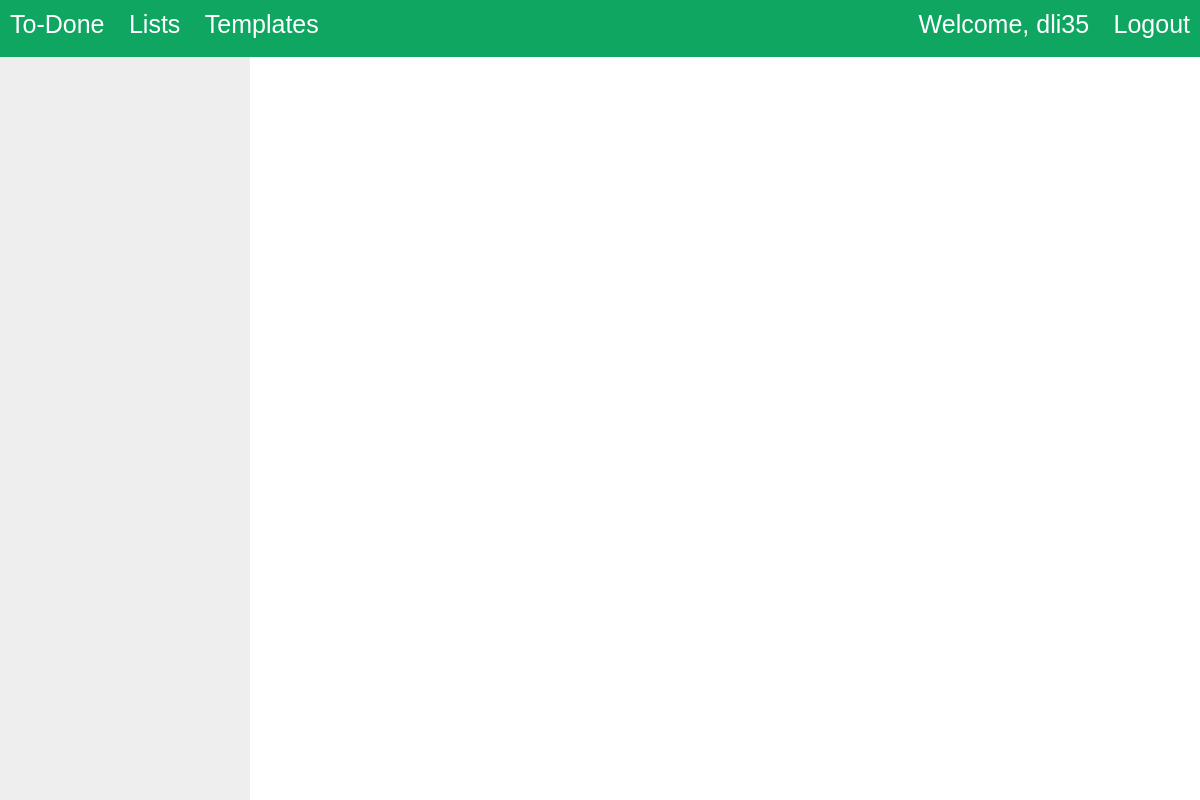
The page /templates/2 (signed in) on the database as committed earlier.
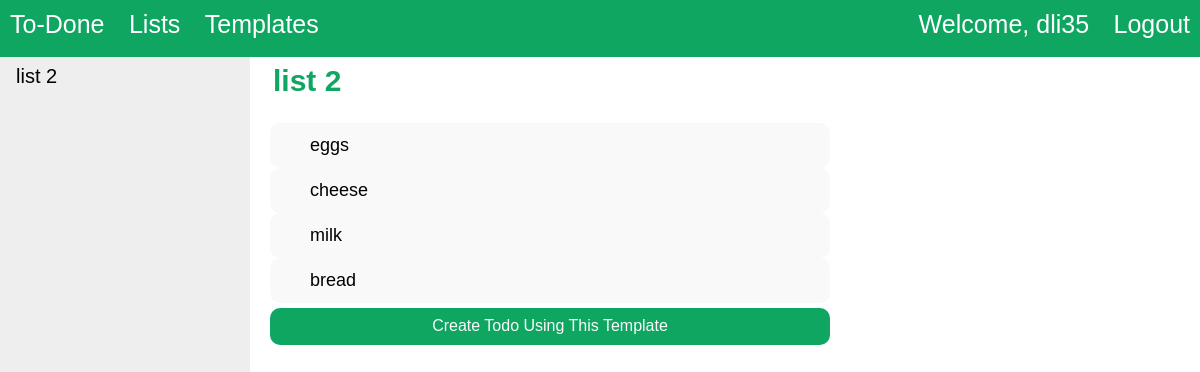
The same page on the database as committed later.
### todo/models.py (models this page shows, shortened)
class Template(models.Model):
    title_text = models.CharField(max_length=100)
    created_on = models.DateTimeField()
    updated_on = models.DateTimeField()
    user_id = models.ForeignKey(User, on_delete=models.CASCADE, null=True, blank=True)
    objects = models.Manager()

class TemplateItem(models.Model):
    item_text = models.CharField(max_length=100)
    created_on = models.DateTimeField()
    template = models.ForeignKey(Template, on_delete=models.CASCADE)
    objects = models.Manager()
    def __str__(self):
        return "%s" % self.item_text

### todo/views.py (the view)
# urls.py: path('templates', views.template, name='template'),
def template(request, template_id=0):
    if not request.user.is_authenticated:
        return redirect("/login")
    if template_id != 0:
        saved_templates = Template.objects.filter(id=template_id)
    else:
        saved_templates = Template.objects.filter(user_id_id=request.user.id).order_by('created_on')
    context = {
        'templates': saved_templates
    }
    return render(request, 'todo/template.html', context)

### todo/templates/todo/template.html (shortened to what this page needs)
<!DOCTYPE html>
<html lang="en">
<head>
</head>
<body>
    {% load todo_extras %}
    <div class="topbar">
        <ul>
            <li><a href="/">To-Done</a></li>
            <li><a class="tabs" href="/todo">Lists</a></li>
            <li><a class="tabs" href="/templates">Templates</a></li>
        </ul>
		<ul style="float: right;">
		{% if user.is_authenticated %}
            <li><a href="#">Welcome, {{user.username}}</a></li>
		  <li><a class="tabs" href="/logout">Logout</a></li>
		{% else %}
		  <li><a class="tabs" href="/login">Login</a></li>
		{% endif %}
		</ul>
    </div>
    <ul class="sidenav">
        {% for template in templates %}
            <li><a href="/templates/{{ template.id }}">{{ template.title_text }}</a></li>
        {% endfor %}
    </ul>
    <div class="main">
        {% for template in templates %}
            <h2><a href="/templates/{{ template.id }}">{{ template.title_text }}</a></h2>
            <ul id="myUL">
                {% for template_item in template.templateitem_set.all %}
                    <li>{{ template_item }}</li>
                {% endfor %}
                <form action="/todo/new-from-template" method="post">
                    <button class="add-template-button" onclick="">Create Todo Using This Template</button>
                </form>
            </ul>
        {% endfor %}
    </div>
</body>
</html>

### todo/templates/todo/template.html (style rules this page uses)
body { font-family: Calibri, Helvetica, sans-serif; margin: 0; }
ul { list-style: none; padding-left: 0; }
.topbar { overflow: hidden; background-color: #0fa662; position: fixed; width: 100%; top: 0; z-index: 1; }
.topbar a { float: left; color: white; text-align: center; padding-left: 15px; text-decoration: none; font-size: 25px; padding: 10px; }
.topbar ul { margin: 0; padding: 0; overflow: hidden; display: inline-block; }
.topbar ul li { display: inline-block; color: #f2f2f2; text-align: center; }
.sidenav { height: 100%; width: 250px; position: fixed; top: 0; left: 0; background-color: #eee; overflow-x: hidden; padding-top: 10px; margin: 0; margin-top: 49px; }
.sidenav a { padding: 6px 8px 6px 16px; text-decoration: none; font-size: 20px; color: #000000; display: block; }
.main { margin-left: 250px; margin-right: 350px; font-size: 20px; padding: 0px 20px; margin-top: 64px; }
.main h2 a { text-decoration: none; color: #0fa662; display: block; padding-left: 3px; }
.main * { box-sizing: border-box; }
.main ul { margin: 0; padding: 0; }
.main ul li { cursor: pointer; position: relative; padding: 12px 8px 12px 40px; list-style-type: none; background: #f9f9f9; font-size: 18px; transition: 0.2s; border-radius: 10px; -webkit-user-select: none; -moz-user-select: none; -ms-user-select: none; user-select: none; }
.add-template-button { display: inline-block; cursor: pointer; border-radius: 10px; background: #0fa662; border: 0; font-size: 16px; height: 37px; padding: 0 11px; margin-top: 5px; text-align: center; width: 100%; min-width: 200px; font-weight: 500; color: #f9f9f9; }

Rows that differ between the two databases and show on the page:
added Template: title_text "list 2"
added TemplateItem: item_text "eggs"
added TemplateItem: item_text "cheese"
added TemplateItem: item_text "milk"
added TemplateItem: item_text "bread"
